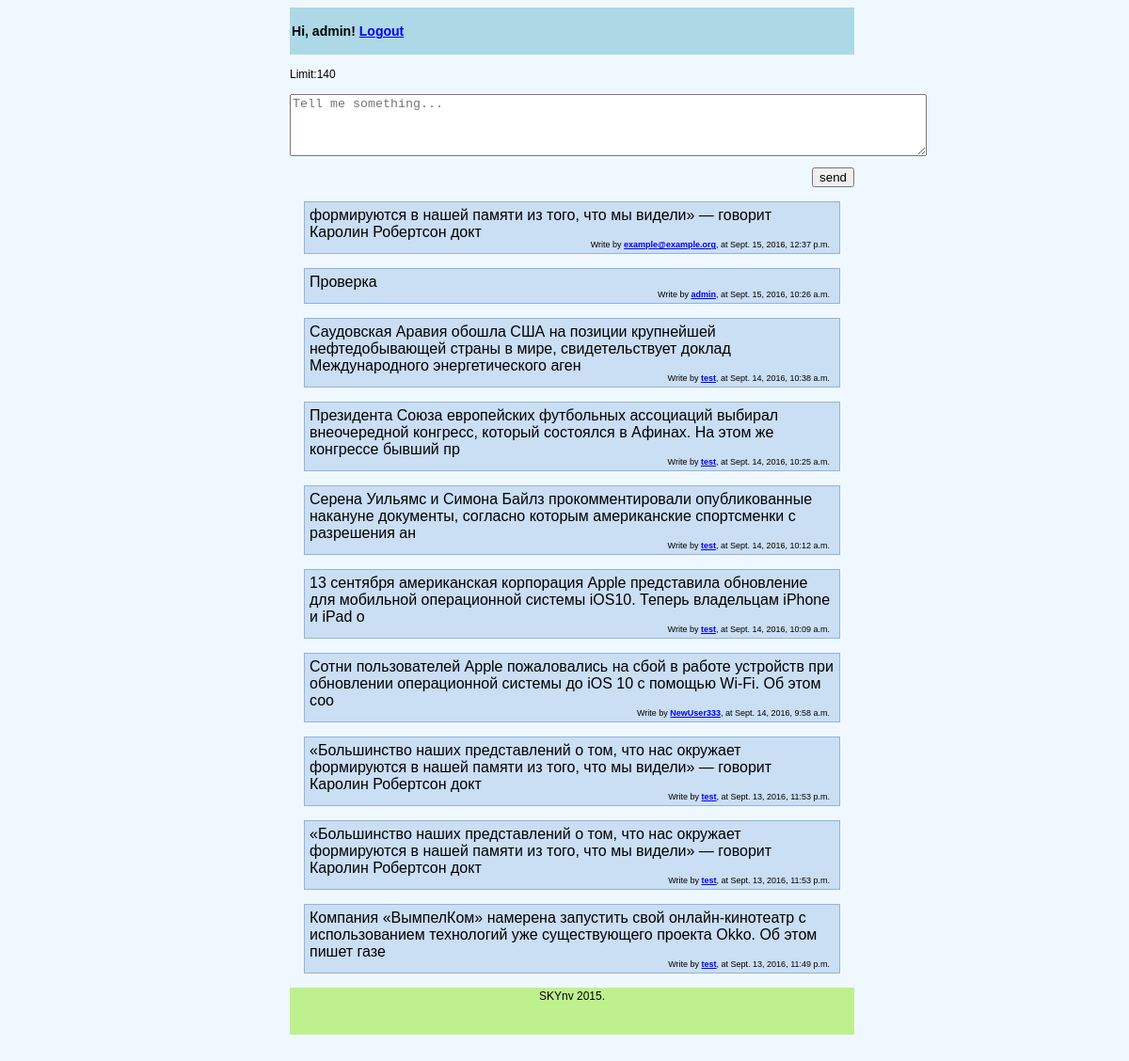
The app's page / (signed in) with its own data.
### mblog/models.py (models this page shows, shortened)
class UserPost(models.Model):
    post_text = models.TextField(max_length=140)
    post_user = models.ForeignKey(User, null=True, related_name='+')
    post_date = models.DateTimeField()

### mblog/views.py (the view, shortened to what this page needs)
# urls.py: url(r'^$', views.index, name="index"),
def index(request):
    user = request.user
    last_post = UserPost.objects.order_by('-post_date')[:10]
    if user.is_authenticated:
        postform = PostForm()
        context_dict = {'user': user, 'form': postform, 'last_post': last_post}
    else:
        lform = LoginForm()
        context_dict = {'user': user, 'last_post': last_post, 'lform': lform}
    return render(request, 'mblog/index.html', context_dict)

### mblog/forms.py (shortened to what this page needs)
class PostForm(forms.Form):
    body_text = forms.CharField(
        widget=forms.Textarea(attrs={'rows': 4, 'cols': 82, 'placeholder': 'Tell me something... ',
                                     'onkeypress': 'counter(this)', 'onkeyup': 'counter(this)',
                                     'onchange': 'counter(this)'}), max_length=140, label='')

### templates/mblog/index.html (shortened to what this page needs)
{% extends "mblog/base.html" %}
{% block content %}
    {% if user.is_authenticated %}
        <form action="" method="post">
            <p>Limit:<span id='count'>140</span></p>
            <p>{{ form }}</p>
            <p align="right"><input type="submit" value="send"></p>
        </form>
    {% endif %}
    {% for post in last_post %}
        <div class="comment">
            {{ post.post_text }}
            <div class="info"> Write by <b><a href="/{{ post.post_user }}">{{ post.post_user }}</a></b>, at {{ post.post_date }} </div>
        </div>
    {% endfor %}
{% endblock %}

### templates/mblog/base.html (shortened to what this page needs)
<html>
<head>
</head>
<body>
<div class="wrapper">
    <header class="header">
        {% block header %}
            <div>
            {% if not user.is_authenticated %}
        <form action="" method="post">
            {% csrf_token %}
            {{ lform.errors }}
            {{ lform.as_p }}
            <p><input type="submit" value="Login"></p>
        </form>
                </div>
                <div align="right">
                <b>Or you can <a href="/_reg">register</a> a new user!</b>
                </div>
    {% else %}
        <h3><p>Hi, {{ user.username }}! <a href="/_exit"><b>Logout</b></a></p><h3>
    {% endif %}
        {% endblock %}
    </header>
    <main class="content">
        {% block content %}
        {% endblock %}
    </main>
</div>
<footer class="footer">
    {% block footer %}
        SKYnv 2015.
    {% endblock %}
</footer>
</body>
</html>

### records on screen
UserPost: post_text "формируются в нашей памяти из того, что мы видели» — говорит Каролин Робертсон докт", post_user "example@example.org", post_date "Sept. 15, 2016, 12:37 p.m."
UserPost: post_text "Проверка", post_user "admin", post_date "Sept. 15, 2016, 10:26 a.m."
UserPost: post_text "Саудовская Аравия обошла США на позиции крупнейшей нефтедобывающей страны в мире, свидетельствует доклад Международного энергетического аген", post_user "test", post_date "Sept. 14, 2016, 10:38 a.m."
UserPost: post_text "Президента Союза европейских футбольных ассоциаций выбирал внеочередной конгресс, который состоялся в Афинах. На этом же конгрессе бывший пр", post_user "test", post_date "Sept. 14, 2016, 10:25 a.m."
UserPost: post_text "Серена Уильямс и Симона Байлз прокомментировали опубликованные накануне документы, согласно которым американские спортсменки с разрешения ан", post_user "test", post_date "Sept. 14, 2016, 10:12 a.m."
UserPost: post_text "13 сентября американская корпорация Apple представила обновление для мобильной операционной системы iOS10. Теперь владельцам iPhone и iPad о", post_user "test", post_date "Sept. 14, 2016, 10:09 a.m."
UserPost: post_text "Сотни пользователей Apple пожаловались на сбой в работе устройств при обновлении операционной системы до iOS 10 с помощью Wi-Fi. Об этом соо", post_user "NewUser333", post_date "Sept. 14, 2016, 9:58 a.m."
UserPost: post_text "«Большинство наших представлений о том, что нас окружает формируются в нашей памяти из того, что мы видели» — говорит Каролин Робертсон докт", post_user "test", post_date "Sept. 13, 2016, 11:53 p.m."
UserPost: post_text "«Большинство наших представлений о том, что нас окружает формируются в нашей памяти из того, что мы видели» — говорит Каролин Робертсон докт", post_user "test", post_date "Sept. 13, 2016, 11:53 p.m."
UserPost: post_text "Компания «ВымпелКом» намерена запустить свой онлайн-кинотеатр с использованием технологий уже существующего проекта Okko. Об этом пишет газе", post_user "test", post_date "Sept. 13, 2016, 11:49 p.m."

### other values on screen
{{ user.username }} "admin"
